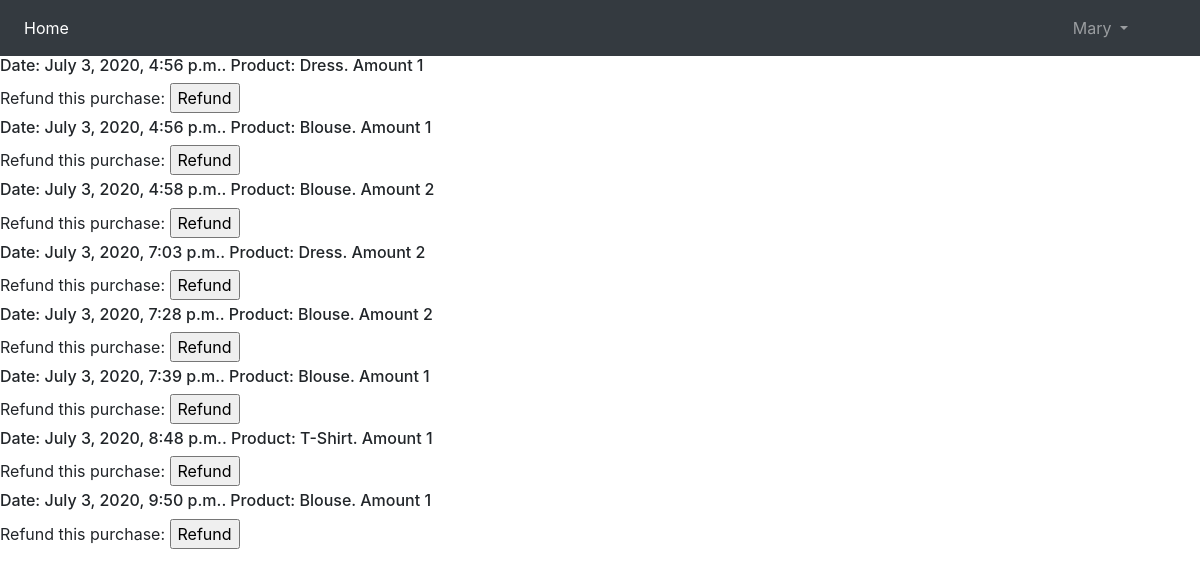
The app's page /purchases/ (signed in), older data.
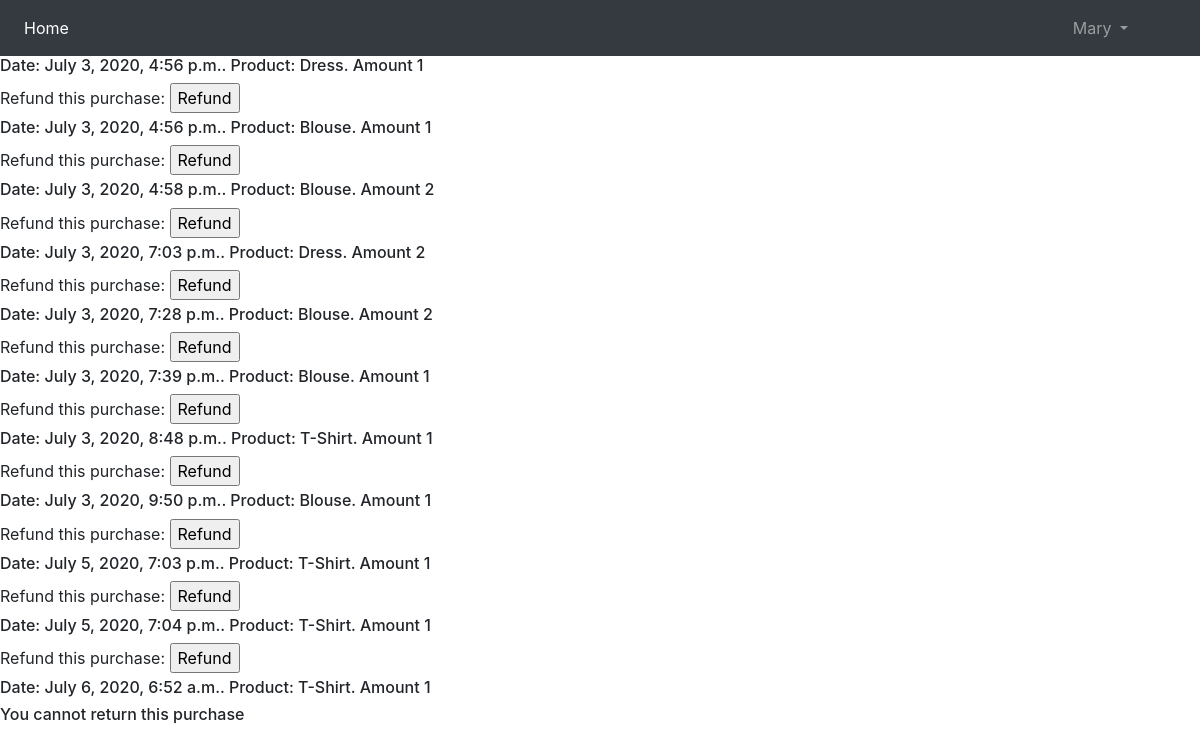
The same page, newer data.
### users/models.py (models this page shows)
class User(AbstractUser):
    cash = models.FloatField(blank=True, null=True, default=1000)

### products/models.py (models this page shows, shortened)
class TimeStampModel(models.Model):
    created_at = models.DateTimeField(auto_now_add=True, editable=False)
    updated_at = models.DateTimeField(auto_now=True)
    class Meta:
        abstract = True

class Purchase(TimeStampModel):
    buyer = models.ForeignKey(USER_MODEL, on_delete=models.SET_NULL, blank=True, null=True)
    product = models.ForeignKey(Product, on_delete=models.CASCADE)
    amount = models.IntegerField(blank=True, null=True)
    is_active = models.NullBooleanField(default=True)

class Product(TimeStampModel):
    name = models.CharField(max_length=80)
    description = models.TextField()
    price = models.IntegerField(blank=True, null=True)
    image = models.ImageField(blank=True, null=True, upload_to='product_images/')
    available = models.IntegerField(blank=True, null=True)

### products/views.py (the view, shortened to what this page needs)
# urls.py: path('purchases/', views.PurchaseList.as_view(), name='all_purchases'),
class PurchaseList(ListView):
    model = models.Purchase
    template_name = 'products/purchases_list.html'

### products/templates/products/purchase_list.html (shortened to what this page needs)
{% extends 'products/base.html' %}
{% block content%}
{% if user.is_superuser %}
    <div>
        {% for purchase in purchase_list %}
            <h6>Date: {{ purchase.created_at }}.  Customer: {{purchase.buyer}}. Product: {{ purchase.product.name }}. Amount  {{ purchase.amount }}</h6>
        {% endfor %}
    </div>
{% else %}
    <div>
            {% for purchase in purchase_list %}
                {% if user == purchase.buyer %}
                    <h6>Date: {{ purchase.created_at }}. Product: {{ purchase.product.name }}. Amount  {{ purchase.amount }}</h6>
                    {% if purchase.is_active == True %}
                        <form action="" method="post">
                        <label> Refund this purchase: </label>
                        <input type="submit" name='Refund' value="Refund">
                    {% else %}
                            <h6>You cannot return this purchase</h6>
                    {% endif %}
                </form>
                {% endif %}
            {% endfor %}
        </div>
{% endif %}
{% endblock %}

### products/templates/products/base.html (shortened to what this page needs)
<!doctype html>
<html lang="en">
<head>
    <link rel="stylesheet" href="https://stackpath.bootstrapcdn.com/bootstrap/4.5.0/css/bootstrap.min.css"
>
</head>
<body>
<nav class="navbar navbar-expand-lg navbar-dark bg-dark">
    <div class="collapse navbar-collapse" id="navbarSupportedContent">
        <ul class="navbar-nav mr-auto">
            <li class="nav-item active">
                <a class="nav-link" href="{% url 'homepage' %}">Home <span class="sr-only">(current)</span></a>
            </li>
        </ul>
        {% if user.is_authenticated %}
            <ul class="navbar-nav mr-5">
                <li class="nav-item dropdown">
                    <a class="nav-link dropdown-toggle" href="#" id="navbarDropdown" role="button"
                       data-toggle="dropdown"
                       aria-haspopup="true" aria-expanded="false">
                        {{ user.username }}
                    </a>
                </li>
            </ul>
        {% else %}
            <a class="nav-link" href="{% url 'login' %}">Login</a> |
            <a class="nav-link" href="{% url 'register' %}">Register</a>
        {% endif %}
    </div>
</nav>
{% block content %}{% endblock %}
</body>
</html>

Row changes from the older to the newer data that the page shows:
added Purchase: created_at "July 5, 2020, 7:03 p.m.", product.name "T-Shirt", amount "1"
added Purchase: created_at "July 5, 2020, 7:04 p.m.", product.name "T-Shirt", amount "1"
added Purchase: created_at "July 6, 2020, 6:52 a.m.", product.name "T-Shirt", amount "1", is_active "You cannot return this purchase"
